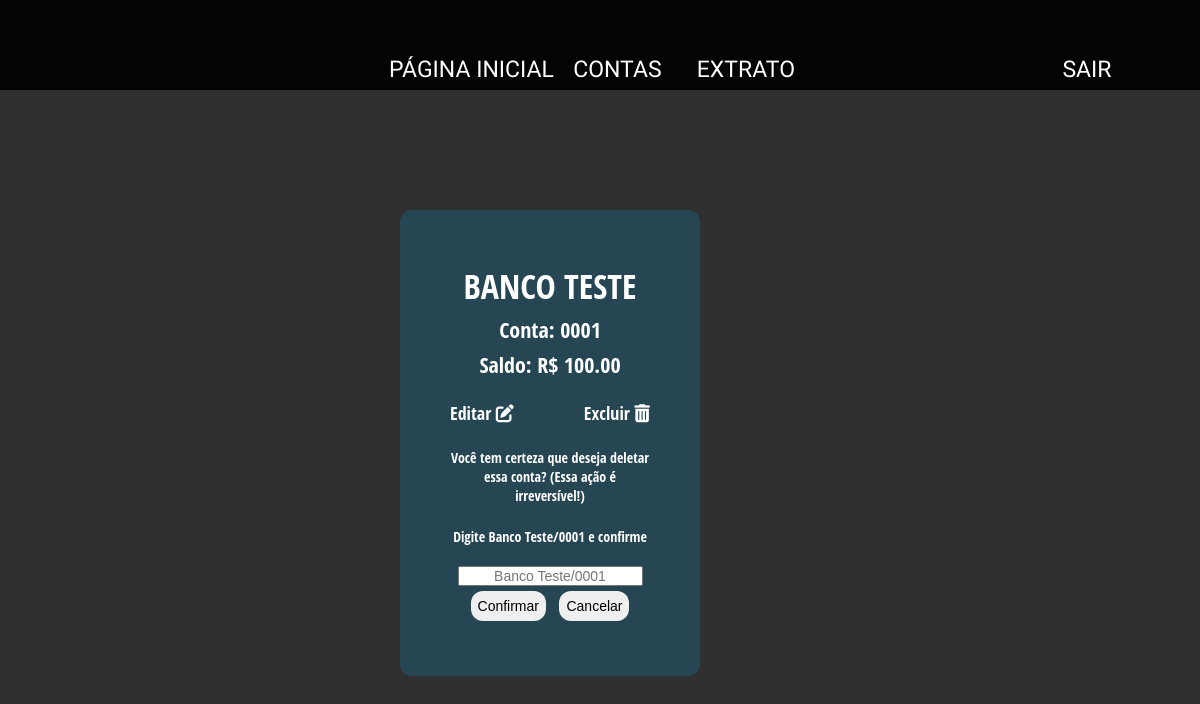
Page /accounts/?account=0001 (signed in) on the committed database.
### core/models.py (models this page shows, shortened)
class totalBalance(models.Model):
  account = models.CharField(max_length=8,
                             verbose_name="Conta",
                             primary_key=True)
  bank = models.CharField(max_length=100,
                          verbose_name="Banco",
                          )
  balance = models.DecimalField(max_digits=20,
                                decimal_places=2,
                                verbose_name="Saldo",
                                )
  register_date = models.DateTimeField(auto_now=True,
                                       verbose_name="Inserido em")
  user = models.ForeignKey(User, on_delete=models.CASCADE)
  class Meta:
    db_table = 'totalBalance'

### core/views.py (the view)
# urls.py: path('accounts/', views.accounts, name='accounts'),
@login_required(login_url="/login/")
def accounts(request):
    user = request.user
    registered_accounts = totalBalance.objects.filter(user=user)
    data = request.GET.get('account')
    if data:
        messages.warning(request, 'Você tem certeza que deseja deletar essa conta? (Essa ação é irreversível!)')
    context = {
        'accounts': registered_accounts,
        'data': data,
    }
    return render(request, 'accounts.html', context=context)

### core/templates/accounts.html (shortened to what this page needs)
{% extends "base.html" %}
{% block content %}
<div class="content">
    <div class="box">
        {% for account in accounts %}
        <div class="box-content">
            <h1>{{ account.bank }}</h1>
            <p>Conta: {{ account.account }}</p>
            <p>Saldo: R$ {{ account.balance }}</p>
            <div class="box-subcontent">
                <a href="{% url 'edit_account' account=account.account %}">
                    <span class="edit-account">
                        Editar
                        <i class="fas fa-edit"></i>
                    </span>
                </a>
                <a href="{% url 'accounts' %}?account={{ account.account }}">
                    <span class="delete-account">
                        Excluir
                        <i class="fas fa-trash-alt"></i>
                    </span>
                </a>
            </div>
            {% if account.account == data %}
                {% if messages %}
                <div class="message info sm">
                    {% for message in messages %}
                    <p> {{ message }}</p>
                    <form action="delete/{{ account.account }}" method="POST">{% csrf_token %}
                    <span>
                        Digite <b>{{account.bank}}/{{account.account}}</b> e confirme
                    </span>
                    <input
                        type="text"
                        name="text-delete-confirm"
                        id="text-delete-confirm" placeholder="{{ account.bank }}/{{ account.account }}"
                        >
                    <button type="submit" class="btn">
                        Confirmar
                    </button>
                    <a href="{% url 'accounts' %}">
                        <button type="button" class="btn">
                            Cancelar
                        </button>
                    </a>
                    </form>
                </div>
                    {% endfor %}
                {% endif %}
            {% endif %}
        </div>
        {% endfor %}
    </div>
</div>
{% endblock %}

### core/static/css/styles.css (style rules this page uses)
* { box-sizing: border-box; text-decoration: none; padding: 0; margin: 0; }
html { font-size: 62.5%; text-decoration: none; background-color: #303030; font-family: "Open Sans Condensed"; }
a:link { text-decoration: none; }

### core/static/css/content.css (style rules this page uses)
.content { display: flex; justify-content: center; align-content: center; margin: 5rem 15em 5rem 5rem; text-align: center; border-radius: 2rem; color: #E0E0E0; }
.content > * { padding: 2rem; margin: 0 2rem 0 2rem; }

### core/static/css/texts.css (style rules this page uses)
h1 { font-size: 3.4rem; padding:.25rem 0 .25rem 0; text-transform: uppercase; }
p { font-size: 2.2rem; padding: .25rem 0 .25rem 0; }

### core/static/css/forms.css (style rules this page uses)
.info * { margin-top: 2rem; font-size: 14px !important; }
.sm { max-width: 20rem; }
.btn { padding: 0.7rem; margin: 0.5rem;; border: none; border-radius: 12px; cursor: pointer; }
input { text-align: center; }

### core/static/css/card-box.css (style rules this page uses)
.box { display: flex; flex-wrap: wrap; align-content: space-between; }
.box-content { display: flex; flex-wrap: wrap; flex-direction: column; margin: 5rem; padding: 5rem; background-color: #264653; color: white; border-radius: 1.2rem; align-self: center; }
.box-subcontent { display: flex; align-content: flex-end; justify-content: space-between; position: relative; color: white; }
.box-subcontent a { font-size: 1.8rem; margin-top: 2rem; color: white; }

### rows in the picture
totalBalance: bank "BANCO TESTE", account "0001", balance "100.00", messages "Você tem certeza que deseja deletar essa conta? (Essa ação é irreversível!)", bank "Banco Teste", account "0001", text-delete-confirm "Banco Teste/0001"
